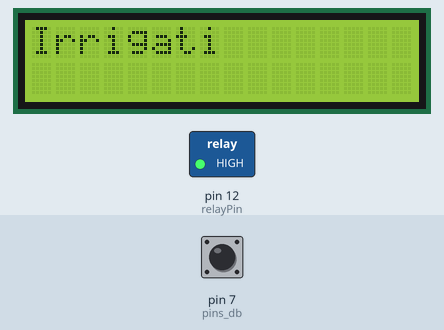
Recording of a program running on a simulated Raspberry Pi (header pin numbers). Parts: 16×2 character LCD, switched loads named in the program (green lamp = pin HIGH). The inputs (shaded band) are chosen by the test bench; at power-on: pin 7 (pins_db) LOW. The clock reads 2024-03-15 10:24:30 at power-on unless the program sets it; library files of the repository ran but are not shown: PCF8574.py, Adafruit_LCD1602.py; what the program prints to the terminal is not drawn.

Above: at 1.2 s.
1.3 s: pin 7 (pins_db) driven HIGH
At 1.66 s:
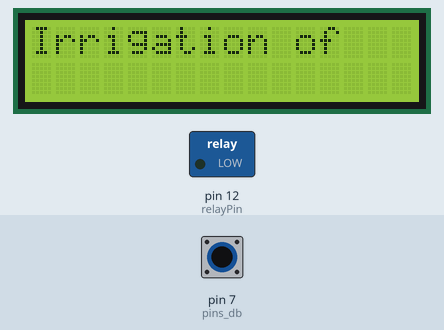
3.9 s: pin 7 (pins_db) driven LOW
At 4.69 s:
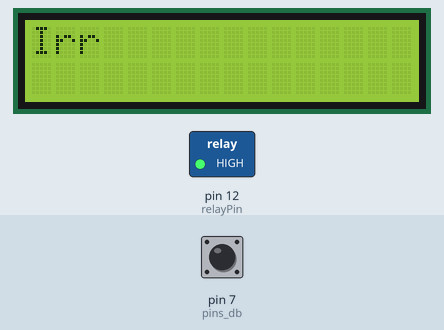
6.9 s: pin 7 (pins_db) driven HIGH
At 7.11 s:
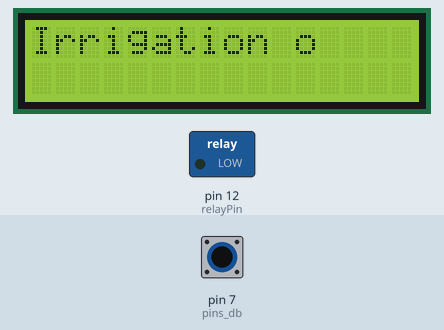
9.9 s: pin 7 (pins_db) driven LOW
At 10.15 s:
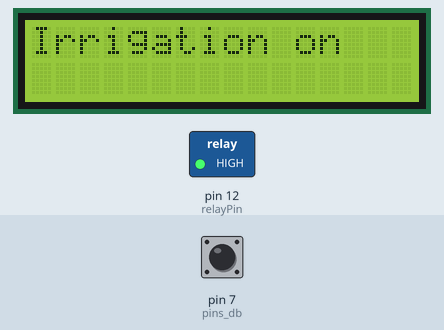
11.5 s: pin 7 (pins_db) driven HIGH
At 11.66 s:
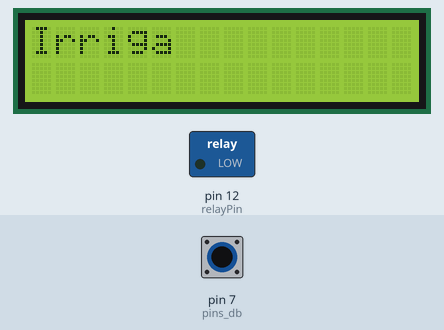
14.2 s: pin 7 (pins_db) pulsed LOW 2 times (0.12 s each, 0.3 s apart)
At 15.0 s:
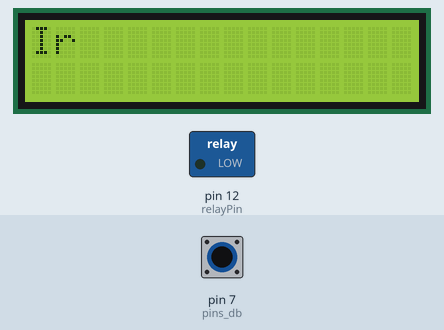
Timing chart, 0 to 17.2 s (numbered marks = the images above; inputs shaded):
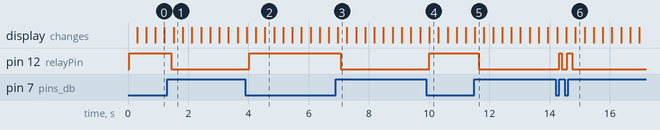

Measured:
- after the input at 1.3 s, pin 12 (relayPin): HIGH → LOW after 0.13 s; the display: changes after 0.21 s (image 1)
- after the input at 3.9 s, pin 12 (relayPin): LOW → HIGH after 0.13 s; the display: first differs from a run without the input after 0.35 s (image 2 shows a later state)
- after the input at 6.9 s, pin 12 (relayPin): HIGH → LOW after 0.16 s
- after the input at 9.9 s, pin 12 (relayPin): LOW → HIGH after 0.10 s; the display: changes after 0.10 s (image 4)
- after the input at 11.5 s, pin 12 (relayPin): HIGH → LOW after 0.14 s
- after the input at 14.2 s, pin 12 (relayPin): LOW → HIGH after 0.12 s, → LOW 0.09 s later, → HIGH 0.17 s later, → LOW 0.17 s later; the display: first differs from a run without the input after 0.35 s (image 6 shows a later state)

The program:

final_project_113.py
```python
import RPi.GPIO as GPIO
import time
from PCF8574 import PCF8574_GPIO
from Adafruit_LCD1602 import Adafruit_CharLCD
from time import sleep


sensorPin = 7    # define the sensorPin
relayPin = 12    # define the relayPin

def setup():
    print ('Program is starting...')
    GPIO.setmode(GPIO.BOARD)       # Numbers GPIOs by physical location
    GPIO.setup(sensorPin, GPIO.IN)    # Set sensorPin's mode is input
    GPIO.setup(relayPin, GPIO.OUT)   # Set relayPin's mode is output
    GPIO.setwarnings(False)

def loop():
    mcp.output(3,1)     # turn on LCD backlight
    lcd.begin(16,2)     # set number of LCD lines and columns
    relayState = True
    while True:
        #lastChangeTime = round(time.time())
        #GPIO.output(relayPin,relayState)
        while True:
            GPIO.output(relayPin,relayState)
            lastChangeTime = round(time.time())
            lcd.clear()
            if GPIO.input(sensorPin)==GPIO.HIGH:
                lcd.setCursor(0,0)  # set cursor position
                lcd.message("Irrigation off") #turn off irrigation
                relayState = False
                GPIO.output(relayPin,relayState)

                #lastChangeTime = round(time.time())
                break
                    #time.sleep(10)
                        #lastChangeTime = round(time.time())
                #break
                    #If its been a minute or until the senser is not detected, then turn on the sprinkler
                    #60-time.time()%60 or
            elif((60-time.time()%60 or GPIO.input(sensorPin)==GPIO.LOW)) :
                lcd.setCursor(0,0)  # set cursor position
                lcd.message("Irrigation on")
                relayState = True
                GPIO.output(relayPin,relayState)
                #lastChangeTime = round(time.time())
                break
            #GPIO.output(relayPin,relayState)

                    #lastChangeTime = round(time.time())
                    #break

def destroy():
    GPIO.cleanup()                     # Release resource

PCF8574_address = 0x27  # I2C address of the PCF8574 chip.
try:
    mcp = PCF8574_GPIO(PCF8574_address)
except:
    print ('I2C Address Error !')
    exit(1)
# Create LCD, passing in MCP GPIO adapter.
lcd = Adafruit_CharLCD(pin_rs=0, pin_e=2, pins_db=[4,5,6,7], GPIO=mcp)

if __name__ == '__main__':     # Program start from here
    setup()
    try:
        loop()
    except KeyboardInterrupt:  # When 'Ctrl+C' is pressed, the child program destroy() will be  executed.
        destroy()
```
